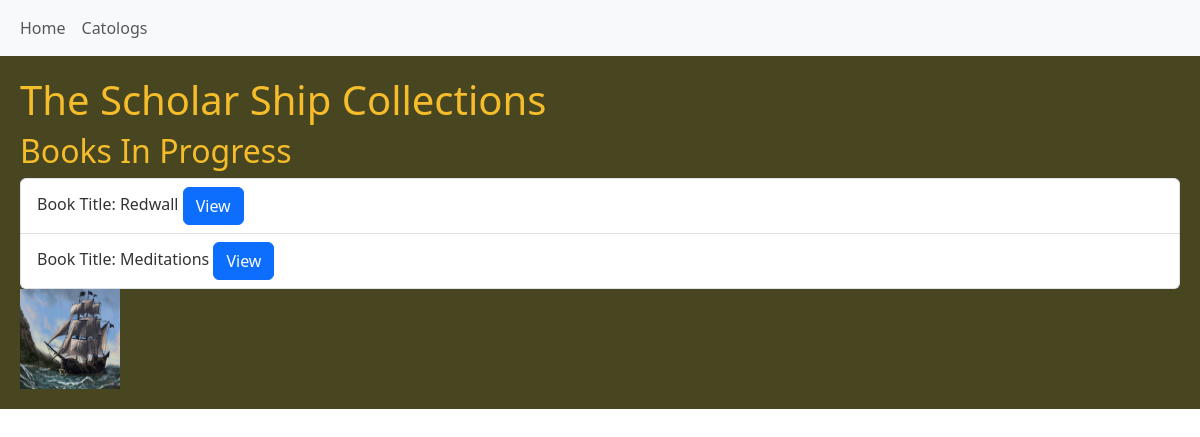
Before: / with the older database file.
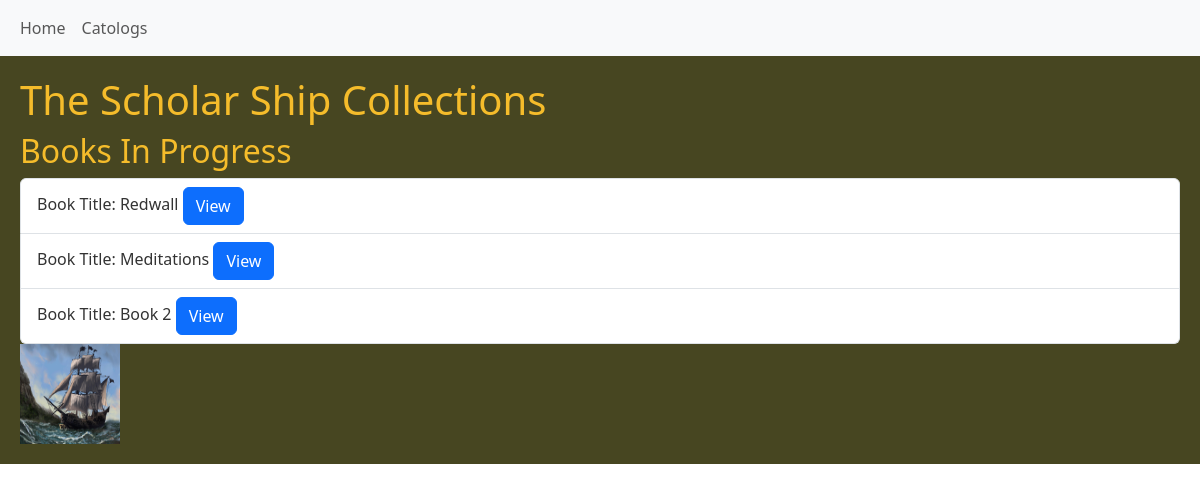
After: the same page with the newer database file.
### book_app/models.py (models this page shows)
class Book(models.Model):
    title =models.CharField(max_length=200)
    author= models.CharField(max_length=200)
    publication_date = models.CharField(max_length=200)
    description=models.TextField(null=True, blank=False)
    is_active = models.BooleanField(default=False)
    review = models.TextField(null=True, blank=True)
    catalog = models.ForeignKey(Catalog, on_delete=models.CASCADE, null = True)
    def __str__(self):
        return self.title
    def get_absolute_url(self):
        return reverse('Book-detail', args=[str(self.id)])

### book_app/views.py (the view)
# urls.py: path('', views.index, name= 'index'),
def index(request):
    active_books = Book.objects.filter(is_active=True)
    print("Active Books available", active_books )
    return render(request, 'book_app/index.html', {'active_books':active_books})

### book_app/templates/book_app/index.html
{% extends 'book_app/base_template.html' %}
{% load static %}
{% block content %}
  <div style="background-color: #474621; padding: 20px;">
    <h1 style="color: #f5bc2b;">The Scholar Ship Collections</h1>
    <h2 style="color: #f5bc2b;">Books In Progress</h2>
    <ul class="list-group">
      {% for book in active_books %}
      <li class="list-group-item" style="color: #333;"> Book Title: {{ book.title }}
        <a class="btn btn-primary" href="{{ book.get_absolute_url }}" role="button">View</a>
      </li>
      {% endfor %}
    </ul>
    <img src="{% static 'images/pirate_ship.gif' %}" alt="Moving GIF" style="width: 100px; height: 100px;">
  </div>
{% endblock %}

### book_app/templates/book_app/base_template.html (shortened to what this page needs)
{% load static %}
<!DOCTYPE html>
<html lang="en">
<head>
{% load bootstrap5 %}
{% bootstrap_css %}
</head>
<body>
        <nav class="navbar navbar-expand-lg bg-body-tertiary">
        <div class="container-fluid">
        <div class="collapse navbar-collapse" id="navbarNav">
        <ul class="navbar-nav">
        <li class="nav-item">
        <a class="nav-link" href="{% url 'index' %}">Home</a>
        </li>
        <li class="nav-item">
        <a class="nav-link" href="{% url 'catalogs' %}">Catologs</a>
        </li>
        </ul>
        </div>
        </div>
        </nav>
{% block content %}
{% endblock %}
</body>
</html>

Changed rows visible on the page:
added Book: title "Book 2"
